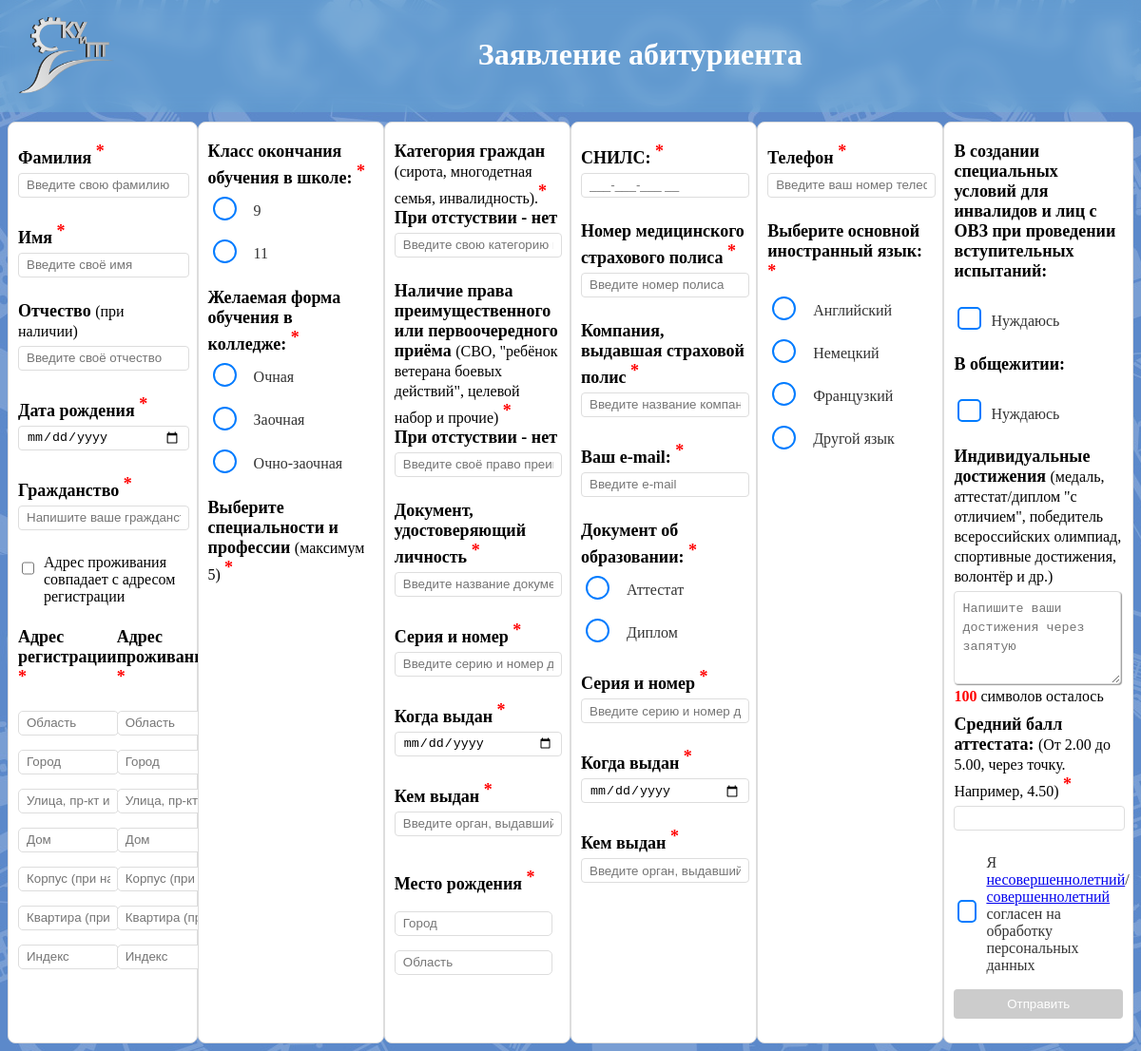
/pages/application.php, run on the app's committed database.
### tables this page shows
CREATE TABLE `class` (
  `id_class` int(11) NOT NULL,
  `num` int(11) NOT NULL
);

CREATE TABLE `forma_obuch` (
  `id_form` int(11) NOT NULL,
  `title` varchar(15) NOT NULL
);

CREATE TABLE `doc_obr` (
  `id_doc_obr` int(11) NOT NULL,
  `title` varchar(10) NOT NULL
);

CREATE TABLE `in_yaz` (
  `id_in_yaz` int(11) NOT NULL,
  `title` varchar(15) NOT NULL
);

### pages/application.php (the view, shortened to what the rows shown need)
<!DOCTYPE html>
<html lang="ru">
<head>
    <link rel="stylesheet" href="css/styles.css">
    <link rel="stylesheet" href="https://cdn.jsdelivr.net/npm/toastify-js/src/toastify.min.css">
    <link href="https://cdn.jsdelivr.net/npm/suggestions-jquery@21.12.0/dist/css/suggestions.min.css" rel="stylesheet" />
</head>
<body>
    <div class="container my-4">
        <header>
            <div class="blur">
                <img src="img/ykuipt_logo.png" alt="Логотип"><h1>Заявление абитуриента</h1>
            </div>
        </header>
        <form action="save/submit_form.php" method="POST" id="zayav" onsubmit="submitForm(event)">
                <div class="forms_all">
                    <div class="form_block">
                        <div class="mb-3">
                            <div id="budzhetsContainer">
                                <?php
                                $conn = new mysqli('localhost', 'root', 'root', 'pk_2025');
                                $query = "SELECT id_class, num FROM class";
                                $result = $conn->query($query);
                                if ($result->num_rows > 0) {
                                    while ($row = $result->fetch_assoc()) {
                                        echo "<div class='radio-group'>
                                            <input type='radio' class='radio' name='foreign_class' value='{$row['id_class']}' id='class{$row['id_class']}' required>
                                            <label for='class{$row['id_class']}' class='radio-label'>{$row['num']}</label>
                                        </div>";
                                    }
                                } else {
                                    echo "<p>Нет доступных вариантов бюджета.</p>";
                                }
                                ?>
                            </div>
                        </div>
                        <div class="mb-3">
                            <div id="formsContainer">
                                <?php
                                $conn = new mysqli('localhost', 'root', 'root', 'pk_2025');
                                $query = "SELECT id_form, title FROM forma_obuch";
                                $result = $conn->query($query);
                                if ($result->num_rows > 0) {
                                    while ($row = $result->fetch_assoc()) {
                                        echo "<div class='radio-group'>
                                            <input type='radio' class='radio' name='foreign_forms' value='{$row['id_form']}' id='form{$row['id_form']}' required>
                                            <label for='form{$row['id_form']}' class='radio-label'>{$row['title']}</label>
                                        </div>";
                                    }
                                } else {
                                    echo "<p>Нет доступных форм обучения.</p>";
                                }
                                ?>
                            </div>
                        </div>
                    </div>
                    <div class="form_block">
                        <div class="mb-3">
                            <div id="documentsContainer">
                            <?php
                            $conn = new mysqli('localhost', 'root', 'root', 'pk_2025');
                            $query = "SELECT id_doc_obr, title FROM doc_obr";
                            $result = $conn->query($query);
                            if ($result->num_rows > 0) {
                                while ($row = $result->fetch_assoc()) {
                                    echo "<div class='radio-group'>
                                        <input type='radio' class='radio' name='foreign_documents[]' value='{$row['id_doc_obr']}' id='doc{$row['id_doc_obr']}'>
                                        <label for='doc{$row['id_doc_obr']}' class='radio-label'>{$row['title']}</label>
                                    </div>";
                                }
                            } else {
                                echo "<p>Нет доступных иностранных языков.</p>";
                            }
                            ?>
                            </div>
                        </div>
                    </div>
                    <div class="form_block">
                        <div class="mb-3">
                            <div id="languagesContainer">
                                <?php
                                $conn = new mysqli('localhost', 'root', 'root', 'pk_2025');
                                $query = "SELECT id_in_yaz, title FROM in_yaz";
                                $result = $conn->query($query);
                                if ($result->num_rows > 0) {
                                    while ($row = $result->fetch_assoc()) {
                                        echo "<div class='radio-group'>
                                            <input type='radio' class='radio' name='foreign_languages' value='{$row['id_in_yaz']}' id='language{$row['id_in_yaz']}' required>
                                            <label for='language{$row['id_in_yaz']}' class='radio-label'>{$row['title']}</label>
                                        </div>";
                                    }
                                }
                                ?>
                            </div>
                        </div>
                    </div>
                </div>
            </form>
    </div>
</body>
</html>

### data on the page
class: num "9"
class: num "11"
forma_obuch: title "Очная"
forma_obuch: title "Заочная"
forma_obuch: title "Очно-заочная"
doc_obr: title "Аттестат"
doc_obr: title "Диплом"
in_yaz: title "Английский"
in_yaz: title "Немецкий"
in_yaz: title "Французкий"
